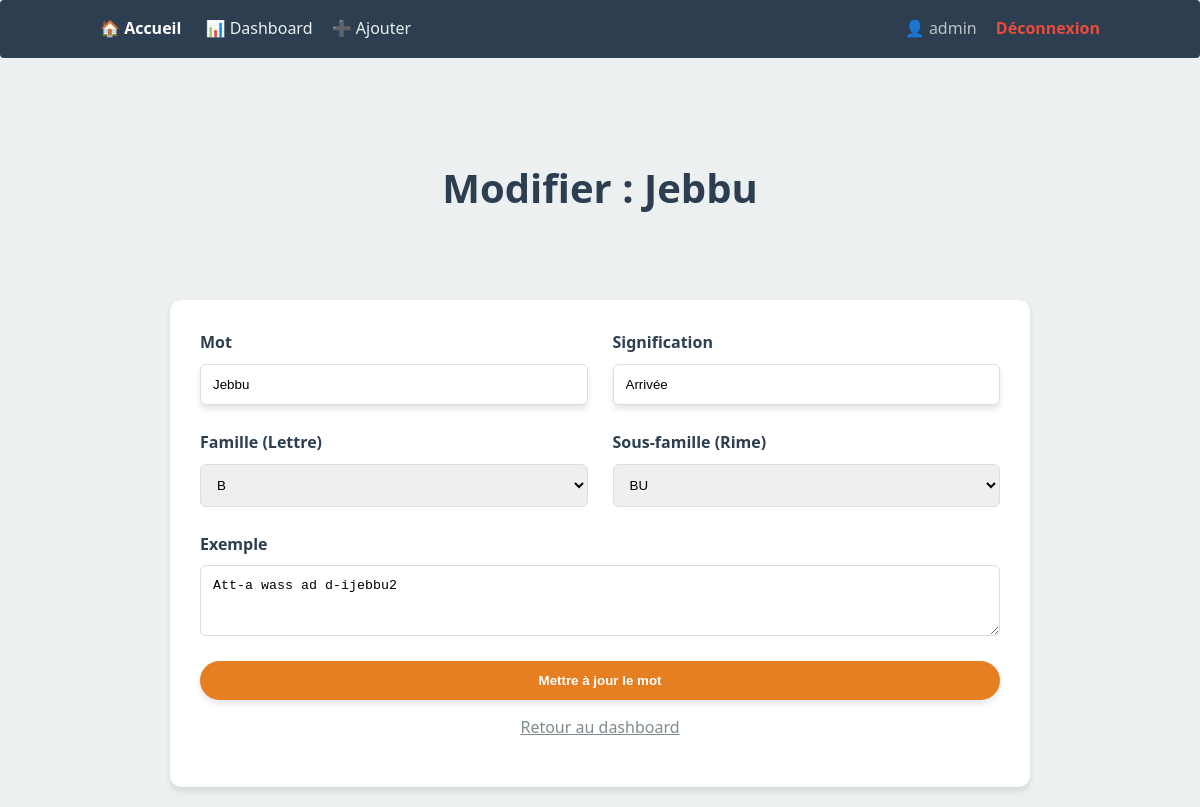
The page /edit_word.php?id=6 (signed in) on the database its author committed.
### tables this page shows
CREATE TABLE "rimes" (
    id INTEGER PRIMARY KEY AUTOINCREMENT,
    mot TEXT NOT NULL,
    rime TEXT NOT NULL,
    signification TEXT,
    exemple TEXT,
    auteur_id INTEGER,
    created_at TEXT DEFAULT (datetime('now')),
    updated_at TEXT DEFAULT (datetime('now')),
    version INTEGER DEFAULT 1,
    famille TEXT DEFAULT '',
    sous_famille TEXT DEFAULT '',
    FOREIGN KEY (auteur_id) REFERENCES users(id)
);

### src/RhymeEngine.php (called while the page is built, shortened)
<?php
class RhymeEngine {
    private $pdo;
    public function __construct() {
        try {
            $dbPath = __DIR__ . '/../data/dico.sqlite';
            $this->pdo = new PDO("sqlite:" . $dbPath);
            $this->pdo->setAttribute(PDO::ATTR_ERRMODE, PDO::ERRMODE_EXCEPTION);
            $this->pdo->setAttribute(PDO::ATTR_DEFAULT_FETCH_MODE, PDO::FETCH_ASSOC);
        } catch (PDOException $e) {
            die("Erreur de connexion à la base : " . $e->getMessage());
        }
    }
	public function getPDO() { return $this->pdo; }
}

### src/AdminEngine.php (called while the page is built, shortened)
<?php
class AdminEngine {
    private $pdo;
    public function __construct($pdo) {
        $this->pdo = $pdo;
    }
    public function getWordById($id) {
        $stmt = $this->pdo->prepare("SELECT * FROM rimes WHERE id = :id");
        $stmt->execute(['id' => $id]);
        return $stmt->fetch(PDO::FETCH_ASSOC);
    }
}

### public/edit_word.php (the view, shortened to what this page needs)
<?php
require_once __DIR__ . '/../src/RhymeEngine.php';
require_once __DIR__ . '/../src/AdminEngine.php';
$engine = new RhymeEngine();
$admin = new AdminEngine($engine->getPDO());
$id = $_GET['id'] ?? null;
$word = $admin->getWordById($id);
$familles = [
    'B'=>['BA','BI','BU','AB','IB','UB','EB'], 'C'=>['CA','CI','CU','AC','IC','UC','EC'],
    'Č'=>['ČA','ČI','ČU','AČ','IČ','UČ','EČ'], 'D'=>['DA','DI','DU','AD','ID','UD','ED'],
    'Ḍ'=>['ḌA','ḌI','ḌU','AḌ','IḌ','UḌ','EḌ'], 'F'=>['FA','FI','FU','AF','IF','UF','EF'],
    'G'=>['GA','GI','GU','AG','IG','UG','EG'], 'Ǧ'=>['ǦA','ǦI','ǦU','AǦ','IǦ','UǦ','EǦ'],
    'H'=>['HA','HI','HU','AH','IH','UH','EH'], 'Ḥ'=>['ḤA','ḤI','ḤU','AḤ','IḤ','UḤ','EḤ'],
    'J'=>['JA','JI','JU','AJ','IJ','UJ','EJ'], 'K'=>['KA','KI','KU','AK','IK','UK','EK'],
    'L'=>['LA','LI','LU','AL','IL','UL','EL'], 'M'=>['MA','MI','MU','AM','IM','UM','EM'],
    'N'=>['NA','NI','NU','AN','IN','UN','EN'], 'Q'=>['QA','QI','QU','AQ','IQ','UQ','EQ'],
    'R'=>['RA','RI','RU','AR','IR','UR','ER'], 'Ṛ'=>['ṚA','ṚI','ṚU','AṚ','IṚ','UṚ','EṚ'],
    'S'=>['SA','SI','SU','AS','IS','US','ES'], 'Ṣ'=>['ṢA','ṢI','ṢU','AṢ','IṢ','UṢ','EṢ'],
    'T'=>['TA','TI','TU','AT','IT','UT','ET'], 'Ṭ'=>['ṬA','ṬI','ṬU','AṬ','IṬ','UṬ','EṬ'],
    'X'=>['XA','XI','XU','AX','IX','UX','EX'], 'Y'=>['YA','YI','YU','AY','IY','UY','EY'],
    'Z'=>['ZA','ZI','ZU','AZ','IZ','UZ','EZ'], 'Ẓ'=>['ẒA','ẒI','ẒU','AẒ','IẒ','UẒ','EẒ'],
    'Ž'=>['ŽA','ŽI','ŽU','AŽ','IŽ','UŽ','EŽ']
];
?>
<!DOCTYPE html>
<html lang="ber">
<head>
    <link rel="stylesheet" href="css/style.css">
</head>
<body>
    <?php include __DIR__ . '/../src/views/navbar.php'; ?>
    <div class="container">
        <header>
            <h1>Modifier : <?= htmlspecialchars($word['mot']) ?></h1>
        </header>
        <form method="POST" class="admin-form">
            <div class="form-group">
                <label>Mot</label>
                <input type="text" name="mot" value="<?= htmlspecialchars($word['mot']) ?>" required>
            </div>
            <div class="form-group">
                <label>Signification</label>
                <input type="text" name="signification" value="<?= htmlspecialchars($word['signification']) ?>" required>
            </div>
            <div class="form-group">
                <label>Famille (Lettre)</label>
                <select name="famille" id="familleSelect" required>
                    <?php foreach(array_keys($familles) as $f): ?>
                        <option value="<?= $f ?>" <?= ($word['famille'] == $f) ? 'selected' : '' ?>><?= $f ?></option>
                    <?php endforeach; ?>
                </select>
            </div>
            <div class="form-group">
                <label>Sous-famille (Rime)</label>
                <select name="rime" id="rimeSelect" required>
                    </select>
            </div>
            <div class="form-group full-width">
                <label>Exemple</label>
                <textarea name="exemple" rows="3"><?= htmlspecialchars($word['exemple']) ?></textarea>
            </div>
            <div class="full-width">
                <button type="submit" style="width: 100%;">Mettre à jour le mot</button>
                <p style="text-align: center; margin-top: 15px;">
                    <a href="admin.php" style="color: var(--text-muted);">Retour au dashboard</a>
                </p>
            </div>
        </form>
    </div>
</body>
</html>

### public/css/style.css (style rules this page uses)
:root { --primary-color: #2c3e50; --accent-color: #e67e22; --bg-color: #ecf0f1; --white: #ffffff; --border-color: #dcdde1; --text-muted: #7f8c8d; --success-color: #27ae60; --shadow: 0 4px 6px rgba(0, 0, 0, 0.1); --transition: all 0.3s ease; }
body { font-family: 'Segoe UI', Tahoma, Geneva, Verdana, sans-serif; background-color: var(--bg-color); color: var(--primary-color); margin: 0; line-height: 1.6; }
.container { max-width: 1000px; margin: 0 auto; padding: 20px; }
header { text-align: center; margin-bottom: 40px; padding: 20px 0; }
header h1 { font-size: 2.5rem; margin-bottom: 20px; }
input[type="text"] { padding: 12px 20px; width: 60%; border: 2px solid transparent; border-radius: 25px; box-shadow: var(--shadow); outline: none; transition: var(--transition); }
button, .btn-pdf { padding: 12px 25px; background: var(--accent-color); color: white; border: none; border-radius: 25px; cursor: pointer; font-weight: bold; box-shadow: var(--shadow); transition: var(--transition); text-decoration: none; display: inline-block; }

### public/edit_word.php (style rules this page uses)
.admin-form { display: grid; grid-template-columns: 1fr 1fr; gap: 25px; background: white; padding: 30px; border-radius: 12px; box-shadow: var(--shadow); max-width: 800px; margin: 0 auto; }
.form-group { display: flex; flex-direction: column; }
.form-group input, .form-group select, .form-group textarea { width: 100%; box-sizing: border-box; padding: 12px; border: 1px solid var(--border-color); border-radius: 6px; }
.full-width { grid-column: 1 / span 2; }
.form-group label { font-weight: bold; margin-bottom: 8px; }

### rows shown on the page
rimes: mot "Jebbu", signification "Arrivée", famille "B", exemple "Att-a wass ad d-ijebbu2"

### other values the page prints
$_SESSION['username'] "admin"
